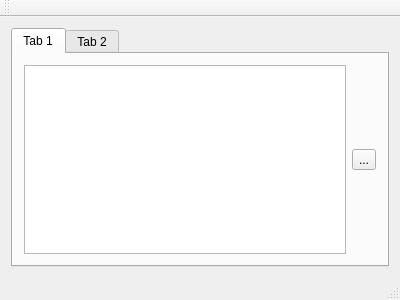
<?xml version="1.0" encoding="UTF-8"?>
<ui version="4.0">
 <class>MainWindow</class>
 <widget class="QMainWindow" name="MainWindow">
  <property name="geometry">
   <rect>
    <x>0</x>
    <y>0</y>
    <width>400</width>
    <height>300</height>
   </rect>
  </property>
  <property name="windowTitle">
   <string>MainWindow</string>
  </property>
  <widget class="QWidget" name="centralWidget">
   <layout class="QHBoxLayout" name="horizontalLayout">
    <item>
     <widget class="QTabWidget" name="tabWidget">
      <widget class="QWidget" name="tab">
       <attribute name="title">
        <string>Tab 1</string>
       </attribute>
       <layout class="QHBoxLayout" name="horizontalLayout_2">
        <item>
         <widget class="QListView" name="listView"/>
        </item>
        <item>
         <layout class="QGridLayout" name="gridLayout">
          <item row="0" column="0">
           <widget class="QToolButton" name="toolButton">
            <property name="text">
             <string>...</string>
            </property>
           </widget>
          </item>
         </layout>
        </item>
       </layout>
      </widget>
      <widget class="QWidget" name="tab_2">
       <attribute name="title">
        <string>Tab 2</string>
       </attribute>
      </widget>
     </widget>
    </item>
   </layout>
  </widget>
  <widget class="QMenuBar" name="menuBar">
   <property name="geometry">
    <rect>
     <x>0</x>
     <y>0</y>
     <width>400</width>
     <height>22</height>
    </rect>
   </property>
  </widget>
  <widget class="QToolBar" name="mainToolBar">
   <attribute name="toolBarArea">
    <enum>TopToolBarArea</enum>
   </attribute>
   <attribute name="toolBarBreak">
    <bool>false</bool>
   </attribute>
  </widget>
  <widget class="QStatusBar" name="statusBar"/>
 </widget>
 <layoutdefault spacing="6" margin="11"/>
 <resources/>
 <connections/>
</ui>
